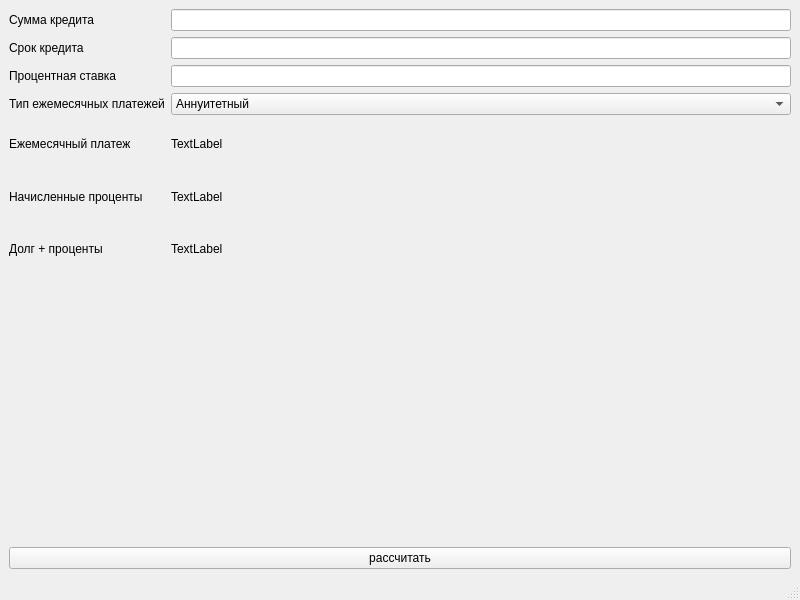
<?xml version="1.0" encoding="UTF-8"?>
<ui version="4.0">
 <class>loanCalc</class>
 <widget class="QMainWindow" name="loanCalc">
  <property name="geometry">
   <rect>
    <x>0</x>
    <y>0</y>
    <width>800</width>
    <height>600</height>
   </rect>
  </property>
  <property name="windowTitle">
   <string>MainWindow</string>
  </property>
  <widget class="QWidget" name="centralwidget">
   <layout class="QVBoxLayout" name="verticalLayout">
    <item>
     <layout class="QGridLayout" name="gridLayout">
      <item row="7" column="0">
       <widget class="QLabel" name="label_6">
        <property name="text">
         <string>Долг + проценты</string>
        </property>
       </widget>
      </item>
      <item row="4" column="0">
       <widget class="QLabel" name="inputPayTyp">
        <property name="text">
         <string>Тип ежемесячных платежей</string>
        </property>
       </widget>
      </item>
      <item row="1" column="0">
       <widget class="QLabel" name="label">
        <property name="text">
         <string>Сумма кредита</string>
        </property>
       </widget>
      </item>
      <item row="6" column="0">
       <widget class="QLabel" name="dasdsad">
        <property name="text">
         <string>Начисленные проценты</string>
        </property>
       </widget>
      </item>
      <item row="5" column="0">
       <widget class="QLabel" name="label_4">
        <property name="text">
         <string>Ежемесячный платеж</string>
        </property>
       </widget>
      </item>
      <item row="2" column="0">
       <widget class="QLabel" name="label_2">
        <property name="text">
         <string>Срок кредита</string>
        </property>
       </widget>
      </item>
      <item row="3" column="0">
       <widget class="QLabel" name="label_3">
        <property name="text">
         <string>Процентная ставка</string>
        </property>
       </widget>
      </item>
      <item row="1" column="1">
       <widget class="QLineEdit" name="inputSum"/>
      </item>
      <item row="2" column="1">
       <widget class="QLineEdit" name="inputTerm">
        <property name="text">
         <string/>
        </property>
       </widget>
      </item>
      <item row="3" column="1">
       <widget class="QLineEdit" name="intputRate"/>
      </item>
      <item row="4" column="1">
       <widget class="QComboBox" name="inputPayType">
        <item>
         <property name="text">
          <string>Аннуитетный</string>
         </property>
        </item>
        <item>
         <property name="text">
          <string>Дифференцированный</string>
         </property>
        </item>
       </widget>
      </item>
      <item row="5" column="1">
       <widget class="QLabel" name="outputMonPay">
        <property name="text">
         <string>TextLabel</string>
        </property>
       </widget>
      </item>
      <item row="6" column="1">
       <widget class="QLabel" name="outputAccrInter">
        <property name="text">
         <string>TextLabel</string>
        </property>
       </widget>
      </item>
      <item row="7" column="1">
       <widget class="QLabel" name="outputSumDebtInter">
        <property name="text">
         <string>TextLabel</string>
        </property>
       </widget>
      </item>
     </layout>
    </item>
    <item>
     <widget class="QCustomPlot" name="widget" native="true"/>
    </item>
    <item>
     <widget class="QPushButton" name="equal">
      <property name="text">
       <string>рассчитать</string>
      </property>
     </widget>
    </item>
   </layout>
  </widget>
  <widget class="QStatusBar" name="statusbar"/>
 </widget>
 <customwidgets>
  <customwidget>
   <class>QCustomPlot</class>
   <extends>QWidget</extends>
   <header>qcustomplot.h</header>
   <container>1</container>
  </customwidget>
 </customwidgets>
 <resources/>
 <connections/>
</ui>
